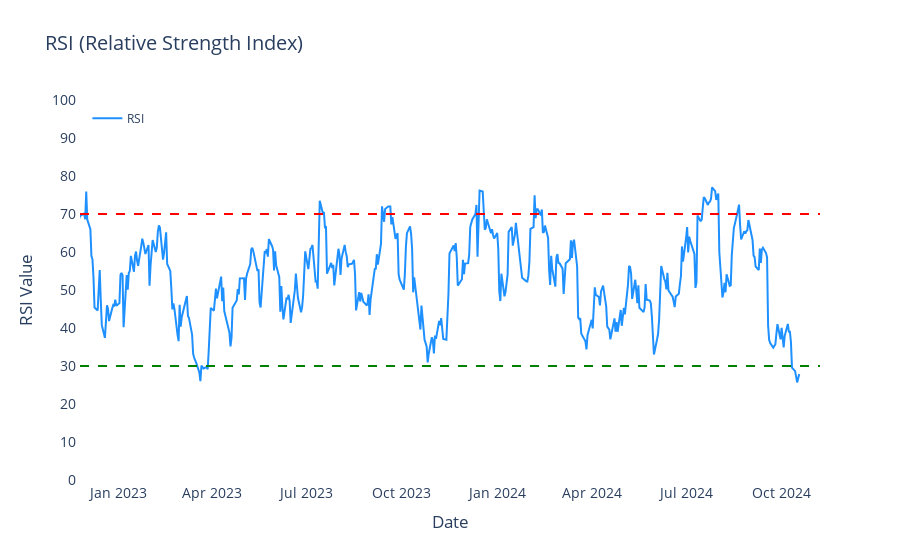
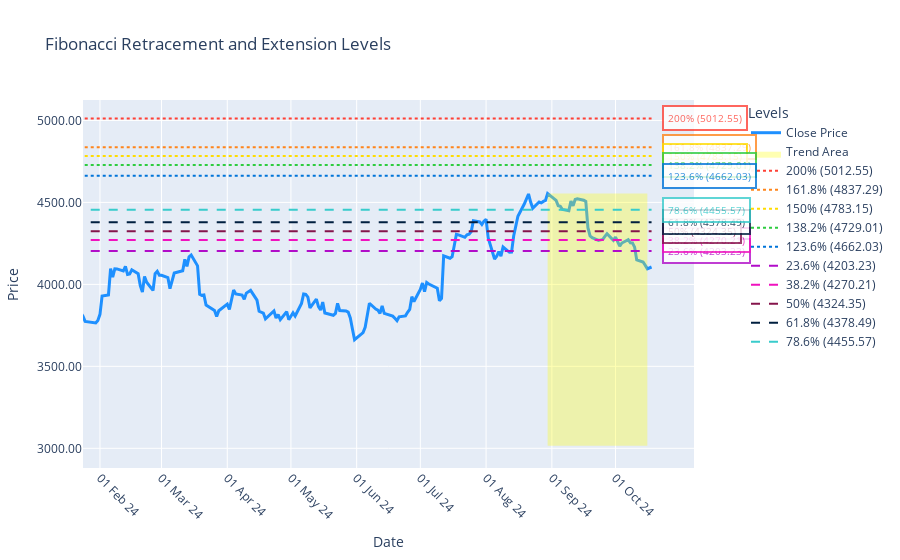
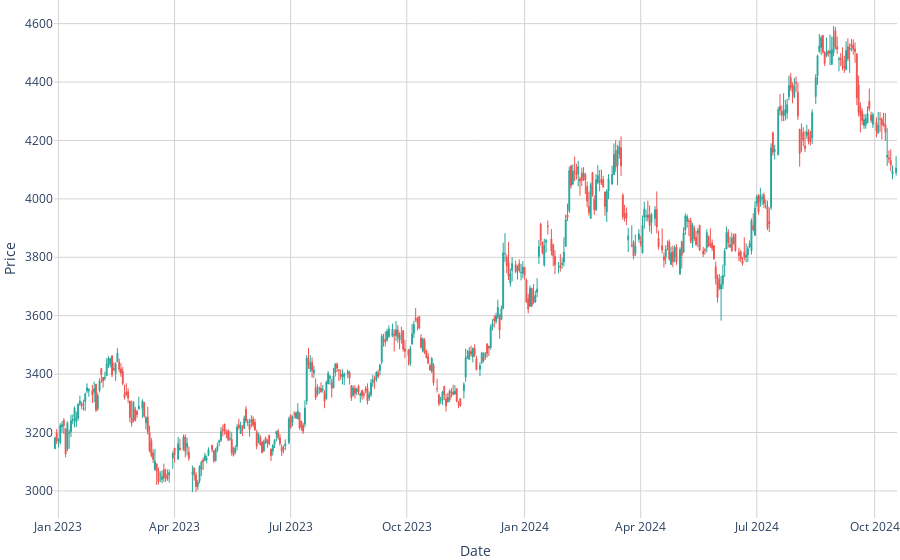

Notebook cell for these charts, in order:
### Code cell
%run Financial_Data.ipynb

### Figure 1 — Plotly figure (JSON) as saved in the notebook; plotly's stock layout.template omitted (floating-point values rounded to 4 significant figures; data arrays with more than 128 entries replaced by an {"elided": "..."} marker saying what was removed)
{"data": [{"hovertemplate": "Date: %{x|%b %d}<br>RSI: %{y:.2f}<extra></extra>", "line": {"color": "dodgerblue", "width": 2}, "mode": "lines", "name": "RSI", "type": "scatter", "x": {"elided": "479 str values"}, "y": {"elided": "479 float values"}}], "layout": {"font": {"size": 14}, "hovermode": "x unified", "legend": {"font": {"size": 12}, "x": 0.01, "y": 0.99}, "plot_bgcolor": "white", "shapes": [{"line": {"color": "red", "dash": "dash", "width": 2}, "type": "line", "x0": 0, "x1": 1, "xref": "x domain", "y0": 70, "y1": 70, "yref": "y"}, {"line": {"color": "green", "dash": "dash", "width": 2}, "type": "line", "x0": 0, "x1": 1, "xref": "x domain", "y0": 30, "y1": 30, "yref": "y"}], "showlegend": true, "title": {"text": "RSI (Relative Strength Index)"}, "xaxis": {"nticks": 10, "range": ["2022-11-25T00:00:00+05:30", "2024-11-07T00:00:00+05:30"], "showgrid": true, "showline": true, "showticklabels": true, "tickmode": "auto", "title": {"text": "Date"}, "zeroline": false}, "yaxis": {"dtick": 10, "range": [0, 100], "showgrid": true, "showline": true, "showticklabels": true, "tick0": 0, "tickmode": "linear", "title": {"text": "RSI Value"}, "zeroline": false}}}

### Figure 2 — Plotly figure (JSON) as saved in the notebook; plotly's stock layout.template omitted (floating-point values rounded to 4 significant figures; data arrays with more than 128 entries replaced by an {"elided": "..."} marker saying what was removed)
{"data": [{"hovertemplate": "<b>Date:</b> %{x|%d %b %y}<br><b>Close:</b> %{y:.2f}<extra></extra>", "line": {"color": "#1e90ff", "width": 3}, "name": "Close Price", "type": "scatter", "x": {"elided": "493 str values"}, "y": {"elided": "493 float values"}}, {"fill": "toself", "fillcolor": "rgba(255,255,0,0.3)", "line": {"color": "rgba(255,255,0,0)"}, "name": "Trend Area", "type": "scatter", "x": ["2024-10-16T00:00:00+05:30", "2024-10-16T00:00:00+05:30", "2024-08-30T00:00:00+05:30", "2024-08-30T00:00:00+05:30"], "y": [3015.0, 4554.0, 4554.0, 3015.0]}, {"line": {"color": "#FF4136", "dash": "dot", "width": 2}, "mode": "lines", "name": "200% (5012.55)", "type": "scatter", "x": ["2022-10-18T00:00:00+05:30", "2024-10-18T00:00:00+05:30"], "y": [5013.0, 5013.0]}, {"line": {"color": "#FF851B", "dash": "dot", "width": 2}, "mode": "lines", "name": "161.8% (4837.29)", "type": "scatter", "x": ["2022-10-18T00:00:00+05:30", "2024-10-18T00:00:00+05:30"], "y": [4837.0, 4837.0]}, {"line": {"color": "#FFDC00", "dash": "dot", "width": 2}, "mode": "lines", "name": "150% (4783.15)", "type": "scatter", "x": ["2022-10-18T00:00:00+05:30", "2024-10-18T00:00:00+05:30"], "y": [4783.0, 4783.0]}, {"line": {"color": "#2ECC40", "dash": "dot", "width": 2}, "mode": "lines", "name": "138.2% (4729.01)", "type": "scatter", "x": ["2022-10-18T00:00:00+05:30", "2024-10-18T00:00:00+05:30"], "y": [4729.0, 4729.0]}, {"line": {"color": "#0074D9", "dash": "dot", "width": 2}, "mode": "lines", "name": "123.6% (4662.03)", "type": "scatter", "x": ["2022-10-18T00:00:00+05:30", "2024-10-18T00:00:00+05:30"], "y": [4662.0, 4662.0]}, {"line": {"color": "#B10DC9", "dash": "dash", "width": 2}, "mode": "lines", "name": "23.6% (4203.23)", "type": "scatter", "x": ["2022-10-18T00:00:00+05:30", "2024-10-18T00:00:00+05:30"], "y": [4203.0, 4203.0]}, {"line": {"color": "#F012BE", "dash": "dash", "width": 2}, "mode": "lines", "name": "38.2% (4270.21)", "type": "scatter", "x": ["2022-10-18T00:00:00+05:30", "2024-10-18T00:00:00+05:30"], "y": [4270.0, 4270.0]}, {"line": {"color": "#85144b", "dash": "dash", "width": 2}, "mode": "lines", "name": "50% (4324.35)", "type": "scatter", "x": ["2022-10-18T00:00:00+05:30", "2024-10-18T00:00:00+05:30"], "y": [4324.0, 4324.0]}, {"line": {"color": "#001f3f", "dash": "dash", "width": 2}, "mode": "lines", "name": "61.8% (4378.49)", "type": "scatter", "x": ["2022-10-18T00:00:00+05:30", "2024-10-18T00:00:00+05:30"], "y": [4378.0, 4378.0]}, {"line": {"color": "#39CCCC", "dash": "dash", "width": 2}, "mode": "lines", "name": "78.6% (4455.57)", "type": "scatter", "x": ["2022-10-18T00:00:00+05:30", "2024-10-18T00:00:00+05:30"], "y": [4456.0, 4456.0]}], "layout": {"annotations": [{"bgcolor": "white", "bordercolor": "#FF4136", "borderpad": 4, "borderwidth": 2, "font": {"color": "#FF4136", "size": 10}, "opacity": 0.8, "showarrow": false, "text": "200% (5012.55)", "x": "2024-10-18T00:00:00+05:30", "xanchor": "left", "xshift": 10, "y": 5013.0}, {"bgcolor": "white", "bordercolor": "#FF851B", "borderpad": 4, "borderwidth": 2, "font": {"color": "#FF851B", "size": 10}, "opacity": 0.8, "showarrow": false, "text": "161.8% (4837.29)", "x": "2024-10-18T00:00:00+05:30", "xanchor": "left", "xshift": 10, "y": 4837.0}, {"bgcolor": "white", "bordercolor": "#FFDC00", "borderpad": 4, "borderwidth": 2, "font": {"color": "#FFDC00", "size": 10}, "opacity": 0.8, "showarrow": false, "text": "150% (4783.15)", "x": "2024-10-18T00:00:00+05:30", "xanchor": "left", "xshift": 10, "y": 4783.0}, {"bgcolor": "white", "bordercolor": "#2ECC40", "borderpad": 4, "borderwidth": 2, "font": {"color": "#2ECC40", "size": 10}, "opacity": 0.8, "showarrow": false, "text": "138.2% (4729.01)", "x": "2024-10-18T00:00:00+05:30", "xanchor": "left", "xshift": 10, "y": 4729.0}, {"bgcolor": "white", "bordercolor": "#0074D9", "borderpad": 4, "borderwidth": 2, "font": {"color": "#0074D9", "size": 10}, "opacity": 0.8, "showarrow": false, "text": "123.6% (4662.03)", "x": "2024-10-18T00:00:00+05:30", "xanchor": "left", "xshift": 10, "y": 4662.0}, {"bgcolor": "white", "bordercolor": "#B10DC9", "borderpad": 4, "borderwidth": 2, "font": {"color": "#B10DC9", "size": 10}, "opacity": 0.8, "showarrow": false, "text": "23.6% (4203.23)", "x": "2024-10-18T00:00:00+05:30", "xanchor": "left", "xshift": 10, "y": 4203.0}, {"bgcolor": "white", "bordercolor": "#F012BE", "borderpad": 4, "borderwidth": 2, "font": {"color": "#F012BE", "size": 10}, "opacity": 0.8, "showarrow": false, "text": "38.2% (4270.21)", "x": "2024-10-18T00:00:00+05:30", "xanchor": "left", "xshift": 10, "y": 4270.0}, {"bgcolor": "white", "bordercolor": "#85144b", "borderpad": 4, "borderwidth": 2, "font": {"color": "#85144b", "size": 10}, "opacity": 0.8, "showarrow": false, "text": "50% (4324.35)", "x": "2024-10-18T00:00:00+05:30", "xanchor": "left", "xshift": 10, "y": 4324.0}, {"bgcolor": "white", "bordercolor": "#001f3f", "borderpad": 4, "borderwidth": 2, "font": {"color": "#001f3f", "size": 10}, "opacity": 0.8, "showarrow": false, "text": "61.8% (4378.49)", "x": "2024-10-18T00:00:00+05:30", "xanchor": "left", "xshift": 10, "y": 4378.0}, {"bgcolor": "white", "bordercolor": "#39CCCC", "borderpad": 4, "borderwidth": 2, "font": {"color": "#39CCCC", "size": 10}, "opacity": 0.8, "showarrow": false, "text": "78.6% (4455.57)", "x": "2024-10-18T00:00:00+05:30", "xanchor": "left", "xshift": 10, "y": 4456.0}], "hovermode": "x unified", "legend": {"title": {"text": "Levels"}}, "showlegend": true, "title": {"text": "Fibonacci Retracement and Extension Levels"}, "xaxis": {"anchor": "y", "domain": [0, 0.94], "range": ["2024-01-24T00:00:00+05:30", "2024-11-07T00:00:00+05:30"], "tickangle": 45, "tickformat": "%d %b %y", "tickmode": "array", "ticktext": ["01 Feb 24", "01 Mar 24", "01 Apr 24", "01 May 24", "01 Jun 24", "01 Jul 24", "01 Aug 24", "01 Sep 24", "01 Oct 24"], "tickvals": ["2024-02-01T00:00:00+05:30", "2024-03-01T00:00:00+05:30", "2024-04-01T00:00:00+05:30", "2024-05-01T00:00:00+05:30", "2024-06-01T00:00:00+05:30", "2024-07-01T00:00:00+05:30", "2024-08-01T00:00:00+05:30", "2024-09-01T00:00:00+05:30", "2024-10-01T00:00:00+05:30"], "title": {"text": "Date"}}, "yaxis": {"anchor": "x", "domain": [0, 1], "tickformat": ".2f", "title": {"text": "Price"}}, "yaxis2": {"anchor": "x", "overlaying": "y", "side": "right", "tickformat": ".2f"}}}

### Figure 3 — Plotly figure (JSON) as saved in the notebook; plotly's stock layout.template omitted (floating-point values rounded to 4 significant figures; data arrays with more than 128 entries replaced by an {"elided": "..."} marker saying what was removed)
{"data": [{"close": {"elided": "443 float values"}, "decreasing": {"fillcolor": "#EF5350", "line": {"color": "#EF5350"}}, "high": {"elided": "443 float values"}, "increasing": {"fillcolor": "#26A69A", "line": {"color": "#26A69A"}}, "line": {"width": 1}, "low": {"elided": "443 float values"}, "open": {"elided": "443 float values"}, "type": "candlestick", "x": {"elided": "443 str values"}}], "layout": {"hovermode": "x unified", "margin": {"b": 0, "l": 0, "r": 0, "t": 0}, "plot_bgcolor": "white", "showlegend": false, "title": {"text": "Candle Chart"}, "xaxis": {"gridcolor": "lightgrey", "gridwidth": 1, "rangebreaks": [{"bounds": ["sat", "mon"]}], "rangeslider": {"visible": false}, "showgrid": true, "showticklabels": true, "title": {"text": "Date"}, "zeroline": false}, "yaxis": {"gridcolor": "lightgrey", "gridwidth": 1, "showgrid": true, "showticklabels": true, "title": {"text": "Price"}, "zeroline": false}}}
